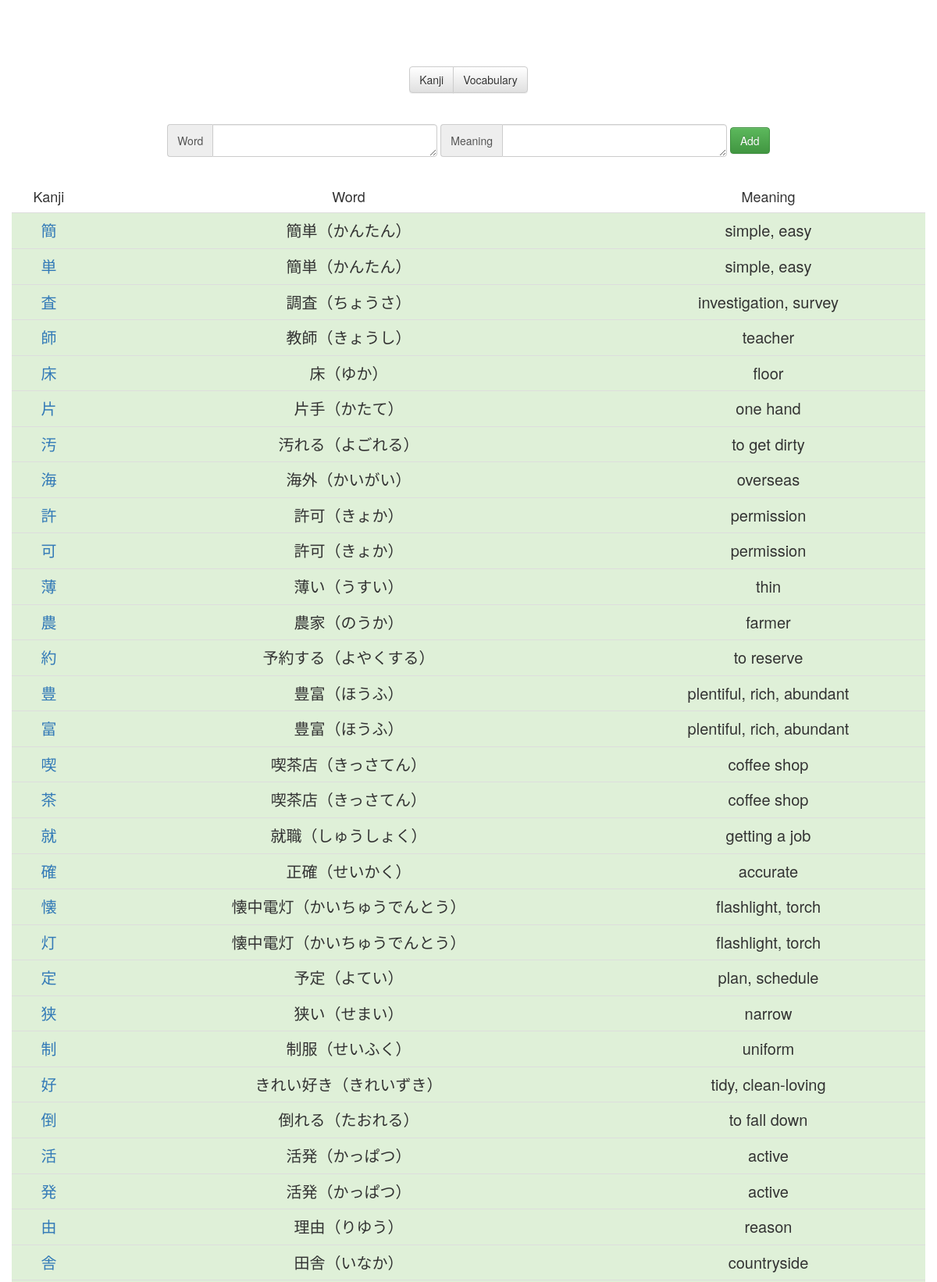
The page /vocabularyKanji.php (upper part) on the database its author committed.
### tables this page shows
CREATE TABLE `Vocabulary` (
  `id` int(11) NOT NULL AUTO_INCREMENT,
  `chara` text NOT NULL,
  `meaning` text NOT NULL,
  `day` int(11) NOT NULL DEFAULT 1,
  `dateNext` timestamp NOT NULL DEFAULT current_timestamp() ON UPDATE current_timestamp(),
  `toTestKanji` tinyint(4) NOT NULL DEFAULT 0,
  `toTestMeaning` tinyint(4) NOT NULL DEFAULT 0,
  `testable` tinyint(4) NOT NULL DEFAULT 1,
  `word` tinyint(4) NOT NULL DEFAULT 1,
  PRIMARY KEY (`id`)
);

### Connection.php (called while the page is built, shortened)
<?php
class Connection{
    private static $bdd = null;
    private function __construct(){
        try{
            self::$bdd = new PDO('mysql:host=0.0.0.0;dbname=kanji', 'root', '');
        }
        catch(Exception $e){
            die('Erreur : '.$e->getMessage());
        }
    }
    public static function getBdd(){
        return self::$bdd;
    }
}
?>

### Word.php (called while the page is built, shortened)
<?php
class Word{
    private $character;
    private $meaning;
    private $dateNext;
    private $toTestKanji;
    private $toTestMeaning;
    public function __construct($id, $character, $meaning, $day, $dateNext, $toTestKanji, $toTestMeaning, $testable, $word){
        $this->id=$id;
        $this->character=$character;
        $this->meaning=$meaning;
        $this->dateNext=$dateNext;
        $this->toTestKanji=$toTestKanji;
        $this->toTestMeaning=$toTestMeaning;
    }
    public function calculTime(){
        $time = time();
        $second = strtotime($this->dateNext)-$time;
        if($second>0) {
            $jour = floor($second / (60 * 60 * 24));
            $heure = floor(($second - $jour * 24 * 60 * 60) / (60 * 60));
            $minute = floor(($second - $heure * 60 * 60 - $jour * 24 * 60 * 60) / (60));
            $second = floor($second - $minute * 60 - $heure * 60 * 60 - $jour * 24 * 60 * 60);
        }
        else {
            $jour = ceil($second / (60 * 60 * 24));
            $heure = ceil(($second - $jour * 24 * 60 * 60) / (60 * 60));
            $minute = ceil(($second - $heure * 60 * 60 - $jour * 24 * 60 * 60) / (60));
            $second = ceil($second - $minute * 60 - $heure * 60 * 60 - $jour * 24 * 60 * 60);
        }
    }
    public function setToTestKanji($test){
        $this->toTestKanji=$test;
    }
    public function setToTestMeaning($test){
        $this->toTestMeaning=$test;
    }
    public function getCharacter(){
        return $this->character;
    }
    public function getMeaning(){
        return $this->meaning;
    }
    public function getToTestKanji(){
        return $this->toTestKanji;
    }
    public function getToTestMeaning(){
        return $this->toTestMeaning;
    }
    public function getDateNext(){
        return $this->dateNext;
    }
}
include_once("Connection.php");
function getAllWordsW(){
    $req = Connection::getBdd()->query("SELECT * FROM Vocabulary WHERE word=1 ORDER BY dateNext");
    while($data = $req->fetch())
        $array[] = new Word($data['id'], $data['chara'], $data['meaning'], $data['day'], $data['dateNext'], $data['toTestKanji'], $data['toTestMeaning'], $data['testable'], $data['word']);
    if(isset($array)) return $array;
}
?>

### Kanji.php (called while the page is built, shortened)
<?php
class Kanji{
    private $dateNext;
    private $toTestKanji;
    private $toTestMeaning;
    public function __construct($id, $name, $character, $meaning, $kunyomi, $onyumi, $linkKanjiAlive, $day, $dateNext, $radicalChar, $radicalName, $radicalHiragana, $radicalMeaning, $strokes, $toTestKanji, $toTestMeaning, $testable){
        $this->dateNext = $dateNext;
        $this->toTestKanji=$toTestKanji;
        $this->toTestMeaning=$toTestMeaning;
    }
    public function calculTime(){
        $time = time();
        $second = strtotime($this->dateNext)-$time;
        if($second>0) {
            $jour = floor($second / (60 * 60 * 24));
            $heure = floor(($second - $jour * 24 * 60 * 60) / (60 * 60));
            $minute = floor(($second - $heure * 60 * 60 - $jour * 24 * 60 * 60) / (60));
            $second = floor($second - $minute * 60 - $heure * 60 * 60 - $jour * 24 * 60 * 60);
        }
        else {
            $jour = ceil($second / (60 * 60 * 24));
            $heure = ceil(($second - $jour * 24 * 60 * 60) / (60 * 60));
            $minute = ceil(($second - $heure * 60 * 60 - $jour * 24 * 60 * 60) / (60));
            $second = ceil($second - $minute * 60 - $heure * 60 * 60 - $jour * 24 * 60 * 60);
        }
    }
    public function getDateNext(){
        return $this->dateNext;
    }
    public function getToTestKanji(){
        return $this->toTestKanji;
    }
    public function getToTestMeaning(){
        return $this->toTestMeaning;
    }
}
include_once("Connection.php");
function getAllKanji(){
    $req = Connection::getBdd()->query("SELECT * FROM Kanji ORDER BY dateNext");
    while($data = $req->fetch())
        $array[] = new Kanji($data['id'], $data['name'], $data['chara'], $data['meaning'], $data['kunyomi'], $data['onyomi'], $data['linkKanjiAlive'], $data['day'], $data['dateNext'], $data['radicalChar'], $data['radicalName'], $data['radicalHiragana'], $data['radicalMeaning'], $data['strokes'], $data['toTestKanji'], $data['toTestMeaning'], $data['testable']);
    if(isset($array)) return $array;
}
function isCharacterPresent($chara){
     $req = Connection::getBdd()->query("SELECT * FROM Kanji WHERE chara='".$chara."'");
    while($data = $req->fetch())
        return true;
    return false;
}
function isKanji($str) {
    return preg_match('/[\x{4E00}-\x{9FBF}]/u', $str) > 0;
}
?>

### vocabularyKanji.php (the view, shortened to what this page needs)
<?php
include_once("Kanji.php");
include_once("Word.php");
$allKanji = getAllKanji();
$allWords = getAllWordsW();
?>
<body>
        <div class="page">
            <div class="menu-onglet btn-group" role="group" aria-label="...">
                <button onclick="document.location.href='index.php'" type="button" class="btn btn-default">Kanji</button>
                <button onclick="document.location.href='vocabularyController.php?word=1'" type="button" class="btn <?php if($_GET['word']==1) echo 'btn-info';else echo 'btn-default' ?>">Vocabulary</button>
            </div>
            <form id="form-add" action="vocabularyController.php?word=<?php echo $_GET['word'] ?>" method="post" class="form-inline">
                <div class="form-group">
                <div class="input-group">
                    <div class="input-group-addon">Word</div>
                <textarea autocomplete="off" autocorrect="off" autocapitalize="off" spellcheck="false" type="text" rows="1" class="form-control" name="word"></textarea>
                </div>
                <div class="input-group">
                    <div class="input-group-addon">Meaning</div>
                    <textarea autocomplete="off" autocorrect="off" autocapitalize="off" spellcheck="false" type="text" rows="1" class="form-control" name="meaning"></textarea>
                </div>
                </div>
                <button type="submit" class="btn btn-success">Add</button>
            </form>
        <table class="table">
        <tr>
            <td>Kanji</td>
            <td>Word</td>
            <td>Meaning</td>
        </tr>
<?php
    if(isset($allWords)){
        foreach ($allWords as $word){?>
            <?php
                $str = $word->getCharacter();
                $strl= mb_strlen($str);
                for( $i = 0; $i <= $strl; $i++ ) {
                    $char = mb_substr($str, $i, 1);
                    if(isKanji($char) and !isCharacterPresent($char)){
$response = Unirest\Request::get("https://kanjialive-api.p.rapidapi.com/api/public/kanji/".urlencode($char),
  array(
    "X-RapidAPI-Host" => "kanjialive-api.p.rapidapi.com",
    "X-RapidAPI-Key" => "f0b6adaafbmshd39b9d4172c71ebp15da8ajsnd46863b81287"
  )
);
$var = json_decode($response->raw_body,true);
if(isset($var["error"])){
    $class="danger";
}
else{
    $class="success";
}
                        echo "<tr class=".$class."><td class='reviewKanji'><a target='_blank' href='http://jisho.org/search/".$char." %23kanji'>".$char."</a></td><td class='reviewKanji'>".$word->getCharacter()."</td><td class='reviewKanji'>".$word->getMeaning()."</td></tr>";
                    }
                } ?>
        <?php
        }
    }?>
    </table>
    </div>
</body>
</html>

### css/style.css (style rules this page uses)
body { --color-background: white; --color-background-danger: #bf616a; --color-background-warning: #ebcb8b; --font-color: rgb(51, 51, 51); background-color: var(--color-background) !important; background-color-danger: var(--color-background) !important; }
.page { padding-top: 15px; text-align: center; margin-right: auto; margin-left: auto; color: var(--font-color); }
@media (min-width: 768px) { .page { width: 750px; } }
@media (min-width: 992px) { .page { width: 970px; } }
@media (min-width: 1200px) { .page { width: 1170px; } }
.table > tbody > tr:first-child > td { font-size: 18px; border: none; color: var(--font-color); background-color: var(--color-background) !important; }
.table > tbody > tr > td { color: var(--font-color); }
td { vertical-align: top; text-align: center; }
table { margin-top: 30px; width: 100%; }
.page > table { margin-bottom: 0px; }
.reviewKanji { padding-top: 0px; line-height: 30px; font-size: 17px; }
@media (min-width: 992px) { .reviewKanji { padding-top: 80px; font-size: 20px; line-height: 40px; } }
.menu-onglet { margin-top: 70px; }
#form-add { margin-top: 40px; }
.form-control { font-size: 25px; width: 700px; }

### rows shown on the page
vocabulary: chara "簡", chara "簡単（かんたん）", meaning "simple, easy", char "単"
vocabulary: char "査", chara "調査（ちょうさ）", meaning "investigation, survey"
vocabulary: char "師", chara "教師（きょうし）", meaning "teacher"
vocabulary: chara "床", chara "床（ゆか）", meaning "floor"
vocabulary: chara "片", chara "片手（かたて）", meaning "one hand"
vocabulary: chara "汚", chara "汚れる（よごれる）", meaning "to get dirty"
vocabulary: chara "海", chara "海外（かいがい）", meaning "overseas"
vocabulary: chara "許", chara "許可（きょか）", meaning "permission", char "可"
vocabulary: chara "薄", chara "薄い（うすい）", meaning "thin"
vocabulary: chara "農", chara "農家（のうか）", meaning "farmer"
vocabulary: char "約", chara "予約する（よやくする）", meaning "to reserve"
vocabulary: chara "豊", chara "豊富（ほうふ）", meaning "plentiful, rich, abundant", char "富"
vocabulary: chara "喫", chara "喫茶店（きっさてん）", meaning "coffee shop", char "茶"
vocabulary: chara "就", chara "就職（しゅうしょく）", meaning "getting a job"
vocabulary: char "確", chara "正確（せいかく）", meaning "accurate"
vocabulary: chara "懐", chara "懐中電灯（かいちゅうでんとう）", meaning "flashlight, torch", char "灯"
vocabulary: char "定", chara "予定（よてい）", meaning "plan, schedule"
vocabulary: chara "狭", chara "狭い（せまい）", meaning "narrow"
vocabulary: chara "制", chara "制服（せいふく）", meaning "uniform"
vocabulary: char "好", chara "きれい好き（きれいずき）", meaning "tidy, clean-loving"
vocabulary: chara "倒", chara "倒れる（たおれる）", meaning "to fall down"
vocabulary: chara "活", chara "活発（かっぱつ）", meaning "active", char "発"
vocabulary: char "由", chara "理由（りゆう）", meaning "reason"
vocabulary: char "舎", chara "田舎（いなか）", meaning "countryside"
